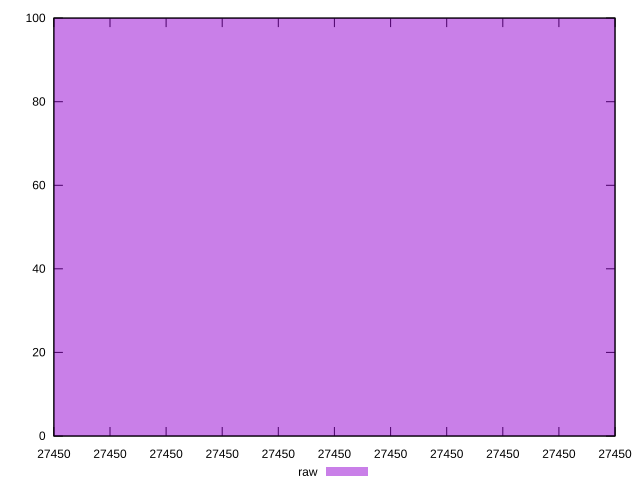

Generate this figure with gnuplot:
reset
set terminal svg size 640, 490 enhanced background rgb 'white'
set output "reprap/uses-webp-images/samples/pages+cached+noexternal+nosvg/raw/histogram.svg"

$raw <<EOF
27450 100
EOF

set key outside below
set boxwidth 0.1
set yrange [0:100]
set style fill transparent solid 0.5 noborder

plot \
  $raw title "raw" with boxes, \


reset
